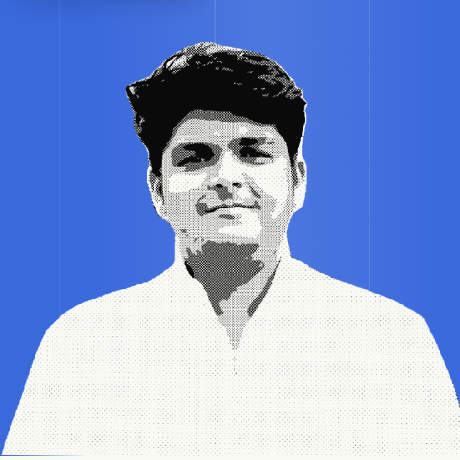
#> input picture source-photo.png, 460 x 460 px
$ python make_ascii.py
#> lines starting #> are read from the running program, lines starting #| are printed output that depends on the picture; after the words box and inside, x2 and y2 are one past the last pixel; in counts of white or black regions, pixels touching at a corner belong together
"""One-off: turn source-photo.png into shaurya-ascii.svg (dark card, blue-tinted ASCII).
Needs: pip install pillow numpy
"""
from PIL import Image, ImageFilter
import numpy as np, html, pathlib

ROOT = pathlib.Path(__file__).resolve().parent.parent
COLS = 100
CELL_W, CELL_H = 4.5, 8.2
PAD = 24
RAMP = " .,:;-=+*#%@"
CLASSES = ["#2a4a9a", "#3a64c8", "#5b87ee", "#a9c3ff", "#eef3ff"]   # dim blue -> near white
CROP = (0, 30, 460, 440)                                            # trim empty top

im = Image.open(ROOT / "source-photo.png").convert("RGB").crop(CROP)
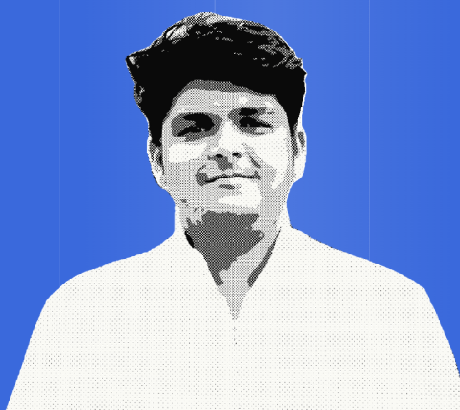
#> im: PIL image 460x410 RGB; mean R, G, B 133.4, 155.9, 209.2
a = np.array(im).astype(int)
r, g, b = a[..., 0], a[..., 1], a[..., 2]
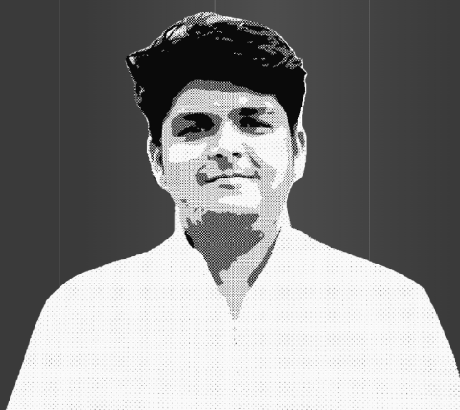
#> r: shape (410, 460) int64; min 1, max 255, mean 133.4
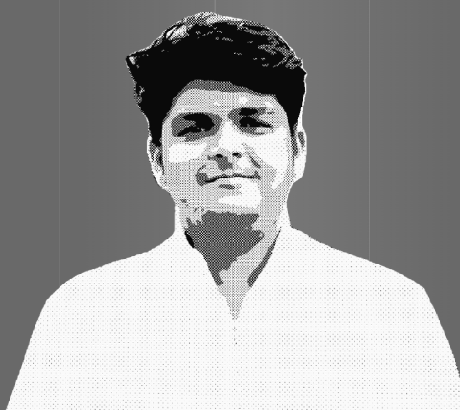
#> g: shape (410, 460) int64; min 1, max 255, mean 155.9
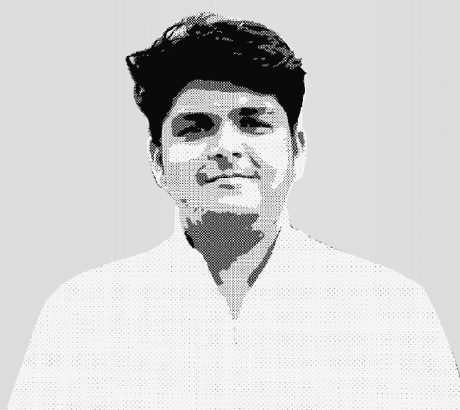
#> b: shape (410, 460) int64; min 1, max 255, mean 209.2
bg = ((b - r) > 60) & (b > 150)
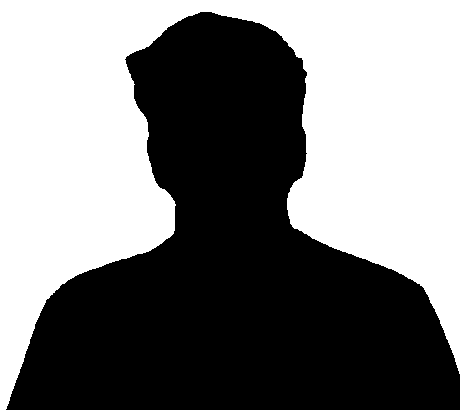
#> bg: shape (410, 460) bool; 49.1% white; 1 white region, box (x1, y1, x2, y2) and area: (0, 0, 460, 410) 92529
lum = 0.299 * r + 0.587 * g + 0.114 * b

blur = lambda arr, s: np.array(Image.fromarray(arr.astype("uint8")).filter(ImageFilter.GaussianBlur(s)))
rows = int(COLS * (im.height / im.width) * (CELL_W / CELL_H))
#> rows = 48
size = (COLS, rows)
#> size = (100, 48)
L = np.array(Image.fromarray(blur(lum, 2.0)).resize(size, Image.BOX)).astype(float) / 255
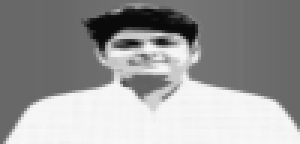
#> L: shape (48, 100) float64 (shown 3 times larger); min 0.0392, max 0.973, mean 0.607
M = np.array(Image.fromarray(blur(~bg * 255, 2.0)).resize(size, Image.BOX)).astype(float) / 255
subject = M >= 0.5
#> subject: shape (48, 100) bool; 51% white; 1 black region, box (x1, y1, x2, y2) and area: (0, 0, 100, 48) 2350

# 1) stretch mid-tones so eyes, nose and jaw separate from the bright skin
V = np.clip((L - 0.05) / 0.95, 0, 1) ** 1.1
# 2) the white shirt (lower third) shouldn't be a solid wall
yy = np.arange(rows)[:, None] / rows
#> yy = 48 values from 0 to 0.979
shirt = np.clip((yy - 0.62) / 0.10, 0, 1)
#> shirt = 48 values from 0 to 1
V = V * (1 - 0.50 * shirt)
xx = np.arange(COLS)[None, :]
V = V + shirt * 0.07 * (((xx + np.arange(rows)[:, None] * 2) % 4) / 3 - 0.5)   # light dither so it isn't striped
# 3) keep hair / deep shadows visible on the dark card
V = np.where(subject, np.clip(V, 0.26, 1), 0)
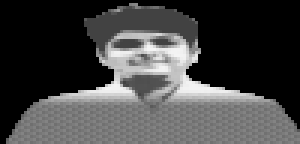
#> V: shape (48, 100) float64 (shown 3 times larger); min 0, max 0.964, mean 0.266

cls = lambda v: min(len(CLASSES) - 1, int(v * len(CLASSES)))
ch = lambda v: RAMP[max(1, int(v * (len(RAMP) - 1)))]

W = PAD * 2 + COLS * CELL_W
H = PAD * 2 + rows * CELL_H
#> H = 441.6
out = [
    f'<svg xmlns="http://www.w3.org/2000/svg" width="{W:.0f}" height="{H:.0f}" viewBox="0 0 {W:.0f} {H:.0f}" role="img" aria-label="Shaurya, ASCII portrait">',
    "<style>",
    f"text{{font-family:ui-monospace,SFMono-Regular,Menlo,Consolas,'Liberation Mono',monospace;font-size:{CELL_H*0.9:.1f}px;white-space:pre}}",
    *[f".c{i}{{fill:{c}}}" for i, c in enumerate(CLASSES)],
    ".row{opacity:0;animation:in .5s cubic-bezier(.2,0,0,1) forwards}",
    "@keyframes in{from{opacity:0;transform:translateY(4px)}to{opacity:1;transform:none}}",
    "@media (prefers-reduced-motion:reduce){.row{animation:none;opacity:1}}",
    "</style>",
    f'<rect width="{W:.0f}" height="{H:.0f}" rx="16" fill="#0b0f17"/>',
    f'<rect x=".5" y=".5" width="{W-1:.0f}" height="{H-1:.0f}" rx="15.5" fill="none" stroke="#fff" stroke-opacity=".1"/>',
]
for y in range(rows):
    segs, x = [], 0
    while x < COLS:
        if not subject[y, x]:
            x += 1; continue
        c, start, s = cls(V[y, x]), x, ""
        while x < COLS and subject[y, x] and cls(V[y, x]) == c:
            s += ch(V[y, x]); x += 1
        segs.append((start, c, s))
    if not segs:
        continue
    ty = PAD + (y + 1) * CELL_H - 1.5
    out.append(f'<g class="row" style="animation-delay:{y*12}ms">')
    for start, c, s in segs:
        out.append(f'<text class="c{c}" x="{PAD + start*CELL_W:.1f}" y="{ty:.1f}" textLength="{len(s)*CELL_W:.1f}" lengthAdjust="spacing">{html.escape(s)}</text>')
    out.append("</g>")
#> after the loop, out = 366 items
out.append("</svg>")
(ROOT / "shaurya-ascii.svg").write_text("\n".join(out))
print("ok", round(W), round(H), rows)
#| ok 498 442 48
